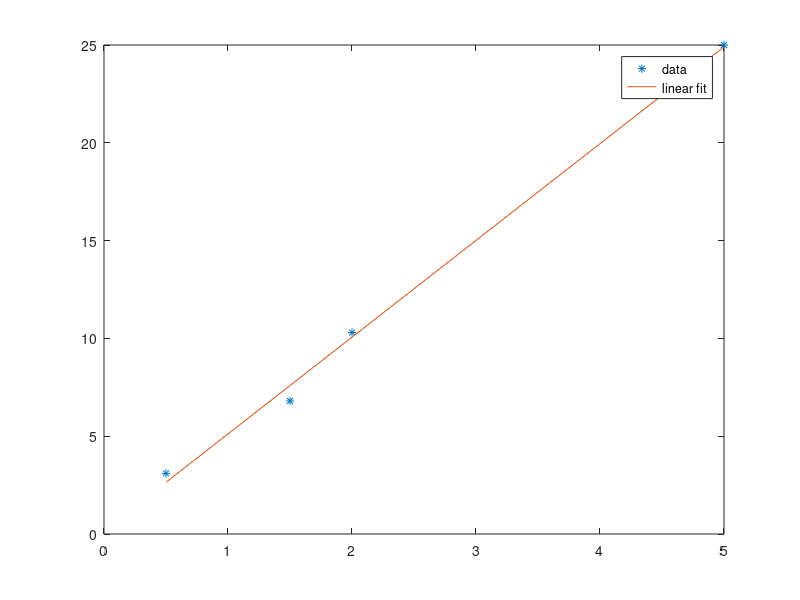
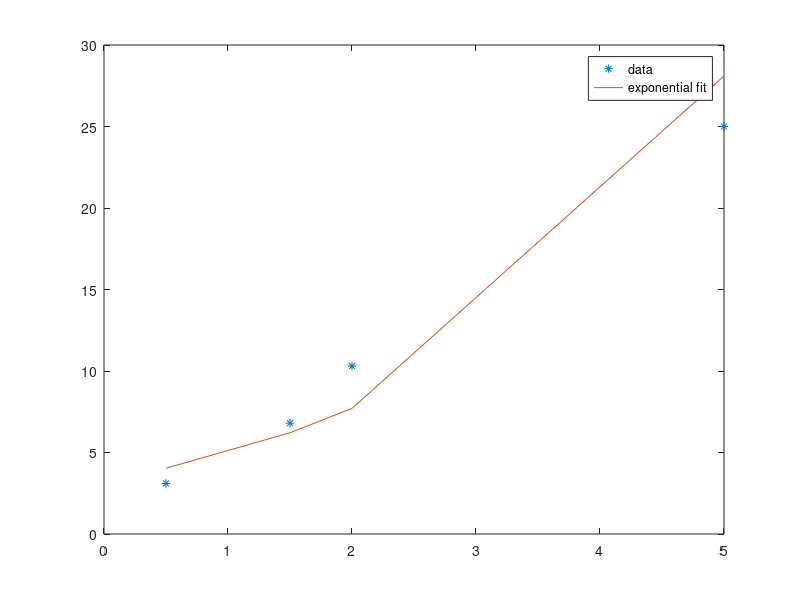

The MATLAB script that drew these images, in order: (Note: this script raises an error after producing the figures.)
%% Warm Up Problem II.3 
t=[0.5, 1.5, 2, 5];
b = [3.1 6.8 10.3 25];

% Using x = A \ f
A = [t' ones(1,4)'];
f = b';
x = A \ f;

% Using normal equations to solve for u_hat
u_hat = A'*A \ A'*b';

% Using polyfit for linear regression
p = polyfit(t,b,1);
a = p(1); c = p(2);
figure();
plot(t,b,'*',t,a*t+c,'-');legend('data','linear fit');

% Using polyfit for quadratic regression
p = polyfit(t,b,2);

a = p(1); d = p(2); c = p(3);
figure();
plot(t,b,'*',t,a*t.^2+d*t+c,'-');legend('data','quadratic fit');

%% Warm Up Problem II.4
t=[0.5, 1.5, 2, 5]; b = [3.1 6.8 10.3 25];

% Set up Au = f, where u = [a ln(c)]'
A = [t' ones(1,4)'];
f = log(b)';
u = A \ f;

%a = u(1); c = exp(u(2));
%plot(t,b,'*',t,c*exp(a*t),'-');legend('data','exponential fit');

% Now try to use normal equations
u_hat = A'*A \ A'*f;
a = u(1); c = exp(u(2));
plot(t,b,'*',t,c*exp(a*t),'-');legend('data','exponential fit');

hold on;
fplot(@z, c*exp(a*z));